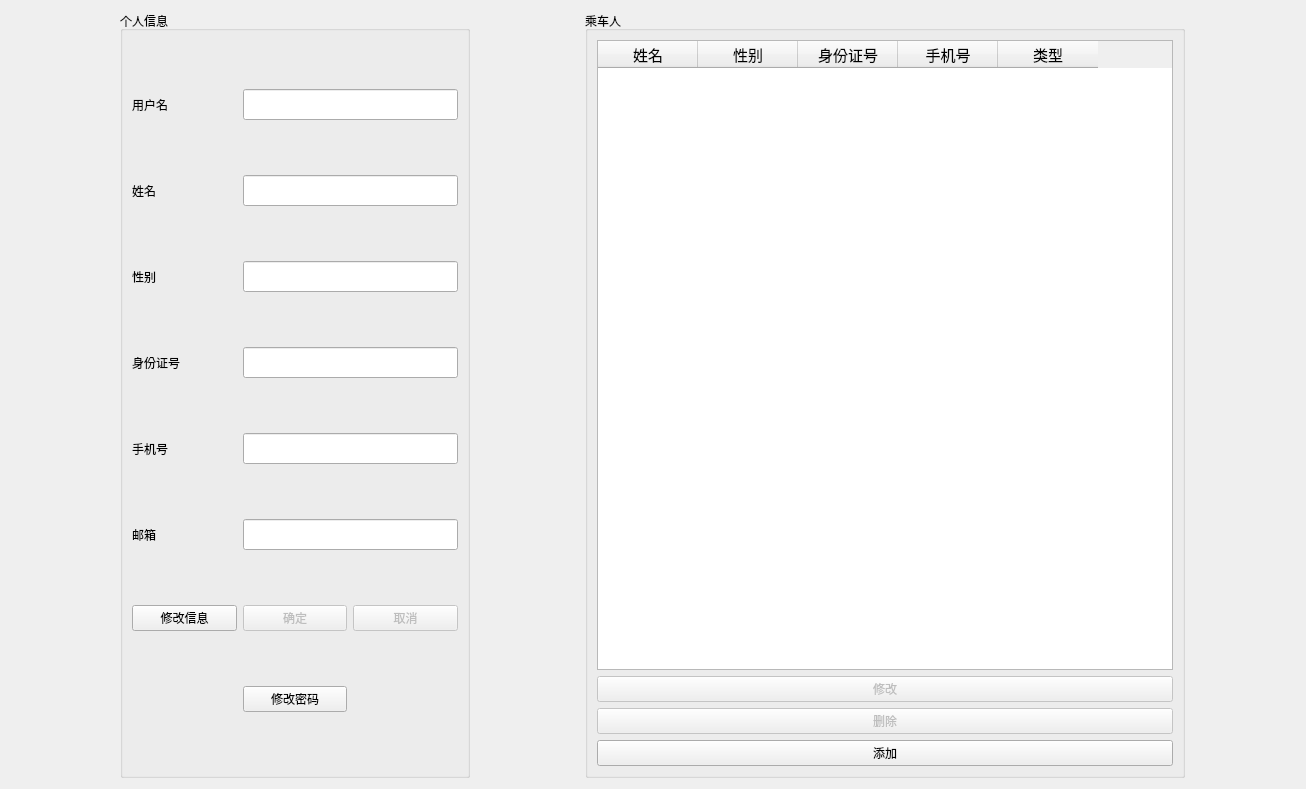
<?xml version="1.0" encoding="UTF-8"?>
<ui version="4.0">
 <class>Information</class>
 <widget class="QWidget" name="Information">
  <property name="geometry">
   <rect>
    <x>0</x>
    <y>0</y>
    <width>1306</width>
    <height>789</height>
   </rect>
  </property>
  <property name="windowTitle">
   <string>Form</string>
  </property>
  <layout class="QHBoxLayout" name="horizontalLayout">
   <item>
    <widget class="QGroupBox" name="groupBox">
     <property name="maximumSize">
      <size>
       <width>350</width>
       <height>16777215</height>
      </size>
     </property>
     <property name="title">
      <string>个人信息</string>
     </property>
     <layout class="QGridLayout" name="gridLayout">
      <item row="0" column="0">
       <widget class="QLabel" name="label">
        <property name="text">
         <string>用户名</string>
        </property>
       </widget>
      </item>
      <item row="0" column="1" colspan="2">
       <widget class="QLineEdit" name="username_edit">
        <property name="font">
         <font>
          <family>黑体</family>
          <pointsize>12</pointsize>
         </font>
        </property>
        <property name="readOnly">
         <bool>true</bool>
        </property>
       </widget>
      </item>
      <item row="1" column="0">
       <widget class="QLabel" name="label_2">
        <property name="text">
         <string>姓名</string>
        </property>
       </widget>
      </item>
      <item row="1" column="1" colspan="2">
       <widget class="QLineEdit" name="name_edit">
        <property name="font">
         <font>
          <family>黑体</family>
          <pointsize>12</pointsize>
         </font>
        </property>
        <property name="readOnly">
         <bool>true</bool>
        </property>
       </widget>
      </item>
      <item row="2" column="1" colspan="2">
       <widget class="QLineEdit" name="sex_edit">
        <property name="font">
         <font>
          <family>黑体</family>
          <pointsize>12</pointsize>
         </font>
        </property>
        <property name="frame">
         <bool>true</bool>
        </property>
        <property name="readOnly">
         <bool>true</bool>
        </property>
       </widget>
      </item>
      <item row="2" column="0">
       <widget class="QLabel" name="label_3">
        <property name="text">
         <string>性别</string>
        </property>
       </widget>
      </item>
      <item row="3" column="1" colspan="2">
       <widget class="QLineEdit" name="id_number_edit">
        <property name="font">
         <font>
          <family>黑体</family>
          <pointsize>12</pointsize>
         </font>
        </property>
        <property name="readOnly">
         <bool>true</bool>
        </property>
       </widget>
      </item>
      <item row="4" column="1" colspan="2">
       <widget class="QLineEdit" name="phone_edit">
        <property name="font">
         <font>
          <family>黑体</family>
          <pointsize>12</pointsize>
         </font>
        </property>
        <property name="readOnly">
         <bool>true</bool>
        </property>
       </widget>
      </item>
      <item row="3" column="0">
       <widget class="QLabel" name="label_4">
        <property name="text">
         <string>身份证号</string>
        </property>
       </widget>
      </item>
      <item row="5" column="1" colspan="2">
       <widget class="QLineEdit" name="email_edit">
        <property name="font">
         <font>
          <family>黑体</family>
          <pointsize>12</pointsize>
         </font>
        </property>
        <property name="readOnly">
         <bool>true</bool>
        </property>
       </widget>
      </item>
      <item row="6" column="0">
       <widget class="QPushButton" name="update_button">
        <property name="text">
         <string>修改信息</string>
        </property>
        <property name="icon">
         <iconset resource="qss.qrc">
          <normaloff>:/new/icon/icon/修改.png</normaloff>:/new/icon/icon/修改.png</iconset>
        </property>
       </widget>
      </item>
      <item row="6" column="1">
       <widget class="QPushButton" name="sure_button">
        <property name="enabled">
         <bool>false</bool>
        </property>
        <property name="text">
         <string>确定</string>
        </property>
        <property name="icon">
         <iconset resource="qss.qrc">
          <normaloff>:/new/icon/icon/确定.png</normaloff>:/new/icon/icon/确定.png</iconset>
        </property>
       </widget>
      </item>
      <item row="4" column="0">
       <widget class="QLabel" name="label_5">
        <property name="text">
         <string>手机号</string>
        </property>
       </widget>
      </item>
      <item row="7" column="1">
       <widget class="QPushButton" name="update_password_button">
        <property name="text">
         <string>修改密码</string>
        </property>
        <property name="icon">
         <iconset resource="qss.qrc">
          <normaloff>:/new/icon/icon/密码.png</normaloff>:/new/icon/icon/密码.png</iconset>
        </property>
       </widget>
      </item>
      <item row="5" column="0">
       <widget class="QLabel" name="label_6">
        <property name="text">
         <string>邮箱</string>
        </property>
       </widget>
      </item>
      <item row="6" column="2">
       <widget class="QPushButton" name="cancel_button">
        <property name="enabled">
         <bool>false</bool>
        </property>
        <property name="text">
         <string>取消</string>
        </property>
        <property name="icon">
         <iconset resource="qss.qrc">
          <normaloff>:/new/icon/icon/取消.png</normaloff>:/new/icon/icon/取消.png</iconset>
        </property>
       </widget>
      </item>
     </layout>
    </widget>
   </item>
   <item>
    <widget class="QGroupBox" name="groupBox_2">
     <property name="maximumSize">
      <size>
       <width>600</width>
       <height>16777215</height>
      </size>
     </property>
     <property name="title">
      <string>乘车人</string>
     </property>
     <layout class="QVBoxLayout" name="verticalLayout">
      <item>
       <widget class="QTableWidget" name="passenger_table">
        <property name="maximumSize">
         <size>
          <width>600</width>
          <height>16777215</height>
         </size>
        </property>
        <property name="font">
         <font>
          <family>黑体</family>
          <pointsize>11</pointsize>
         </font>
        </property>
        <property name="sortingEnabled">
         <bool>false</bool>
        </property>
        <property name="rowCount">
         <number>0</number>
        </property>
        <column>
         <property name="text">
          <string>姓名</string>
         </property>
        </column>
        <column>
         <property name="text">
          <string>性别</string>
         </property>
        </column>
        <column>
         <property name="text">
          <string>身份证号</string>
         </property>
        </column>
        <column>
         <property name="text">
          <string>手机号</string>
         </property>
        </column>
        <column>
         <property name="text">
          <string>类型</string>
         </property>
        </column>
       </widget>
      </item>
      <item>
       <widget class="QPushButton" name="change_passenger_button">
        <property name="enabled">
         <bool>false</bool>
        </property>
        <property name="text">
         <string>修改</string>
        </property>
        <property name="icon">
         <iconset resource="qss.qrc">
          <normaloff>:/new/icon/icon/修改.png</normaloff>:/new/icon/icon/修改.png</iconset>
        </property>
       </widget>
      </item>
      <item>
       <widget class="QPushButton" name="delete_passenger_button">
        <property name="enabled">
         <bool>false</bool>
        </property>
        <property name="text">
         <string>删除</string>
        </property>
        <property name="icon">
         <iconset resource="qss.qrc">
          <normaloff>:/new/icon/icon/删除.png</normaloff>:/new/icon/icon/删除.png</iconset>
        </property>
       </widget>
      </item>
      <item>
       <widget class="QPushButton" name="add_passenger_button">
        <property name="text">
         <string>添加</string>
        </property>
        <property name="icon">
         <iconset resource="qss.qrc">
          <normaloff>:/new/icon/icon/添加.png</normaloff>:/new/icon/icon/添加.png</iconset>
        </property>
       </widget>
      </item>
     </layout>
    </widget>
   </item>
  </layout>
 </widget>
 <resources>
  <include location="qss.qrc"/>
 </resources>
 <connections/>
</ui>
